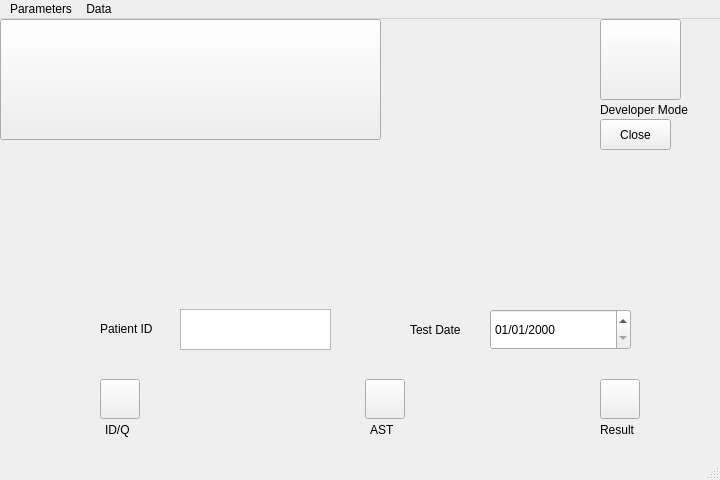
<?xml version="1.0" encoding="UTF-8"?>
<ui version="4.0">
 <class>MainWindow</class>
 <widget class="QMainWindow" name="MainWindow">
  <property name="geometry">
   <rect>
    <x>0</x>
    <y>0</y>
    <width>720</width>
    <height>480</height>
   </rect>
  </property>
  <property name="windowTitle">
   <string>MicrobeDX - Redifining Antibiotic Informatics</string>
  </property>
  <property name="windowIcon">
   <iconset resource="../images/MDX.qrc">
    <normaloff>:/logo/microscope.png</normaloff>:/logo/microscope.png</iconset>
  </property>
  <widget class="QWidget" name="centralwidget">
   <widget class="QPushButton" name="ID">
    <property name="geometry">
     <rect>
      <x>100</x>
      <y>360</y>
      <width>40</width>
      <height>40</height>
     </rect>
    </property>
    <property name="styleSheet">
     <string notr="true">border-image: url(:/logo/petri-dish-img.png);</string>
    </property>
    <property name="text">
     <string/>
    </property>
   </widget>
   <widget class="QLabel" name="IDlabel">
    <property name="geometry">
     <rect>
      <x>105</x>
      <y>400</y>
      <width>37</width>
      <height>21</height>
     </rect>
    </property>
    <property name="text">
     <string>ID/Q</string>
    </property>
   </widget>
   <widget class="QPushButton" name="AST">
    <property name="geometry">
     <rect>
      <x>365</x>
      <y>360</y>
      <width>40</width>
      <height>40</height>
     </rect>
    </property>
    <property name="styleSheet">
     <string notr="true">border-image: url(:/logo/Go.png);</string>
    </property>
    <property name="text">
     <string/>
    </property>
   </widget>
   <widget class="QLabel" name="ASTalbel">
    <property name="geometry">
     <rect>
      <x>370</x>
      <y>400</y>
      <width>37</width>
      <height>21</height>
     </rect>
    </property>
    <property name="text">
     <string>AST</string>
    </property>
   </widget>
   <widget class="QPushButton" name="Result">
    <property name="geometry">
     <rect>
      <x>600</x>
      <y>360</y>
      <width>40</width>
      <height>40</height>
     </rect>
    </property>
    <property name="styleSheet">
     <string notr="true">border-image: url(:/logo/Dev.png);</string>
    </property>
    <property name="text">
     <string/>
    </property>
   </widget>
   <widget class="QLabel" name="Resultlabel">
    <property name="geometry">
     <rect>
      <x>600</x>
      <y>400</y>
      <width>47</width>
      <height>21</height>
     </rect>
    </property>
    <property name="text">
     <string>Result</string>
    </property>
   </widget>
   <widget class="QPushButton" name="Developermode">
    <property name="geometry">
     <rect>
      <x>600</x>
      <y>0</y>
      <width>81</width>
      <height>81</height>
     </rect>
    </property>
    <property name="styleSheet">
     <string notr="true">border-image: url(:/logo/Develope.png);</string>
    </property>
    <property name="text">
     <string/>
    </property>
   </widget>
   <widget class="QLabel" name="Developerlabel">
    <property name="geometry">
     <rect>
      <x>600</x>
      <y>80</y>
      <width>120</width>
      <height>21</height>
     </rect>
    </property>
    <property name="text">
     <string>Developer Mode</string>
    </property>
   </widget>
   <widget class="QLabel" name="Patientlabel">
    <property name="geometry">
     <rect>
      <x>100</x>
      <y>300</y>
      <width>75</width>
      <height>20</height>
     </rect>
    </property>
    <property name="text">
     <string>Patient ID</string>
    </property>
   </widget>
   <widget class="QTextEdit" name="PatientID">
    <property name="geometry">
     <rect>
      <x>180</x>
      <y>290</y>
      <width>151</width>
      <height>41</height>
     </rect>
    </property>
   </widget>
   <widget class="QPushButton" name="mainwindow">
    <property name="geometry">
     <rect>
      <x>0</x>
      <y>0</y>
      <width>381</width>
      <height>121</height>
     </rect>
    </property>
    <property name="styleSheet">
     <string notr="true">border-image: url(:/logo/Logo.png);</string>
    </property>
    <property name="text">
     <string/>
    </property>
   </widget>
   <widget class="QDateEdit" name="Testdate">
    <property name="geometry">
     <rect>
      <x>490</x>
      <y>290</y>
      <width>141</width>
      <height>41</height>
     </rect>
    </property>
    <property name="maximumDateTime">
     <datetime>
      <hour>23</hour>
      <minute>59</minute>
      <second>59</second>
      <year>7997</year>
      <month>12</month>
      <day>31</day>
     </datetime>
    </property>
    <property name="minimumDate">
     <date>
      <year>1752</year>
      <month>9</month>
      <day>14</day>
     </date>
    </property>
    <property name="displayFormat">
     <string>MM/dd/yyyy</string>
    </property>
   </widget>
   <widget class="QLabel" name="Datelabel">
    <property name="geometry">
     <rect>
      <x>410</x>
      <y>300</y>
      <width>72</width>
      <height>21</height>
     </rect>
    </property>
    <property name="text">
     <string>Test Date</string>
    </property>
   </widget>
   <widget class="QPushButton" name="Close">
    <property name="geometry">
     <rect>
      <x>600</x>
      <y>100</y>
      <width>71</width>
      <height>31</height>
     </rect>
    </property>
    <property name="text">
     <string>Close</string>
    </property>
   </widget>
  </widget>
  <widget class="QMenuBar" name="menubar">
   <property name="geometry">
    <rect>
     <x>0</x>
     <y>0</y>
     <width>720</width>
     <height>27</height>
    </rect>
   </property>
   <widget class="QMenu" name="menuFile">
    <property name="title">
     <string>Parameters</string>
    </property>
    <addaction name="actionBackteria"/>
   </widget>
   <widget class="QMenu" name="menuDemo">
    <property name="title">
     <string>Data</string>
    </property>
   </widget>
   <addaction name="menuFile"/>
   <addaction name="menuDemo"/>
  </widget>
  <widget class="QStatusBar" name="statusbar"/>
  <action name="actionBackteria">
   <property name="text">
    <string>Backteria</string>
   </property>
  </action>
 </widget>
 <resources>
  <include location="../images/MDX.qrc"/>
 </resources>
 <connections/>
</ui>
